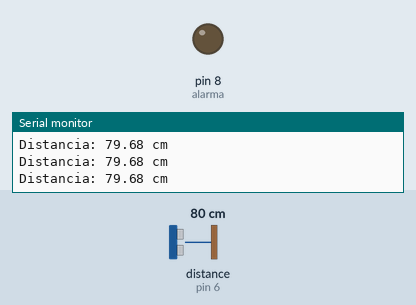
This sketch was run on a simulated Arduino Uno, built with avr-gcc and run on an emulated ATmega328P. Shown: output pins drawn as LEDs (lit = HIGH), the last lines printed to the serial monitor. Wiring (inferred from the names in the program): ultrasonic range finder: trigger pin 7; echo pin 6. Inputs (shaded band) come from the test bench; at power-on: distance to the obstacle (sensor on pin 6) 80 cm. The echo pulse lasts 58.3 µs per cm; pins used as bus, display or sensor lines are not drawn.

Above: at 1.2 s.
1.3 s: distance to the obstacle (sensor on pin 6) set to 12 cm
2.8 s: distance to the obstacle (sensor on pin 6) set to 9 cm
At 3.9 s:
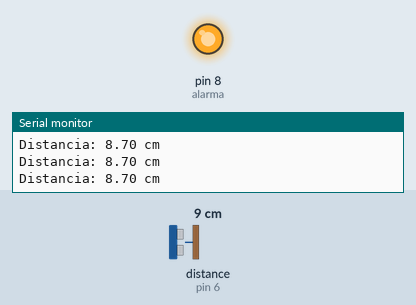
4.4 s: distance to the obstacle (sensor on pin 6) set to 35 cm
At 4.8 s:
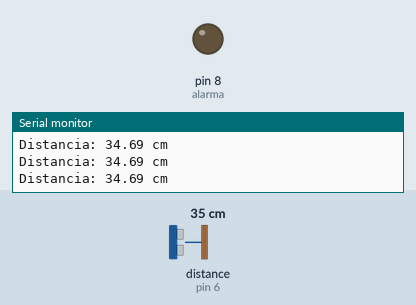
5.9 s: distance to the obstacle (sensor on pin 6) set to 2 cm
At 6.3 s:
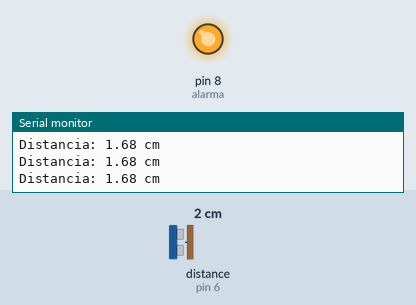
Timing chart, 0 to 8.4 s (numbered marks = the images above; inputs shaded):
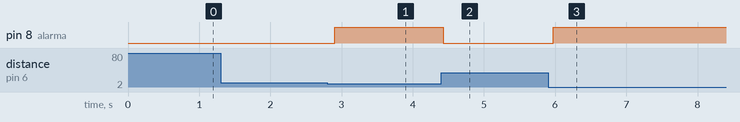

Measured:
- the behaviour switches between 11 and 10 cm on distance to the obstacle (sensor on pin 6) (found by bisection; images 0 and 1)
- after the input at 2.8 s, pin 8 (alarma): LOW → HIGH after 0.10 s
- after the input at 4.4 s, pin 8 (alarma): HIGH → LOW at once
- after the input at 5.9 s, pin 8 (alarma): LOW → HIGH after 0.07 s

The sketch:

ultra.ino
```cpp
/*
 * ==============================================================================
 * Proyecto: Medición de distancia con sensor ultrasónico y activación de alarma
 * Curso: IE-0624 Laboratorio de Microcontroladores
 *
 * Estudiantes:
 *   - Fabian Sander Hangen, C07336
 *   - Kristhel Quesada López, C06153
 *
 * Microcontrolador:
 *   - Arduino Uno
 *
 * Descripción del Código:
 *   - El sistema mide la distancia utilizando un sensor ultrasónico HC-SR04.
 *   - Si un objeto se detecta a menos de 10 cm, se activa una alarma conectada
 *     al pin especificado.
 *
 * Componentes:
 *   - Sensor ultrasónico HY-SRF05
 *   - Alarma (zumbador, LED u otro actuador) conectada a un pin digital
 *
 * Fecha: Julio 2025
 * ==============================================================================
 */

// Declaracion de los pines
int trig = 7;                 // Pin de disparo del sensor ultrasónico
int echo = 6;                 // Pin de eco del sensor ultrasónico
int alarma = 8;               // Pin de salida para la alarma (por ejemplo, un zumbador)


// Declaracion de variables
long tiempoMicro;             // Tiempo de ida y vuelta de la señal en microsegundos
float distanciaCm;            // Distancia calculada en centímetros


// Configuracion inicial
void setup() {
  Serial.begin(9600);         // Inicia la comunicación serial
  pinMode(trig, OUTPUT);      // Configura el pin de disparo como salida
  pinMode(echo, INPUT);       // Configura el pin de eco como entrada
  pinMode(alarma, OUTPUT);    // Configura el pin de la alarma como salida
}

// Función que se ejecuta siempre de manera indefinida
void loop() {
  // Enviar un pulso al sensor ultrasónico
  digitalWrite(trig, LOW);
  delayMicroseconds(2);
  digitalWrite(trig, HIGH);
  delayMicroseconds(10);
  digitalWrite(trig, LOW);

  // Medir duración del pulso de eco
  tiempoMicro = pulseIn(echo, HIGH);

  // Calcular distancia en centímetros
  distanciaCm = (tiempoMicro * 0.0343) / 2;

  // Mostrar distancia por el monitor serial
  Serial.print("Distancia: ");
  Serial.print(distanciaCm);
  Serial.println(" cm");

  // Activar o desactivar la alarma según la distancia
  if (distanciaCm > 0 && distanciaCm < 10) {
    digitalWrite(alarma, HIGH);  // Enciende alarma si el objeto está muy cerca
  } else {
    digitalWrite(alarma, LOW);   // Apaga alarma
  }

  delay(100);  // Esperar 100 ms antes de repetir
}
```
